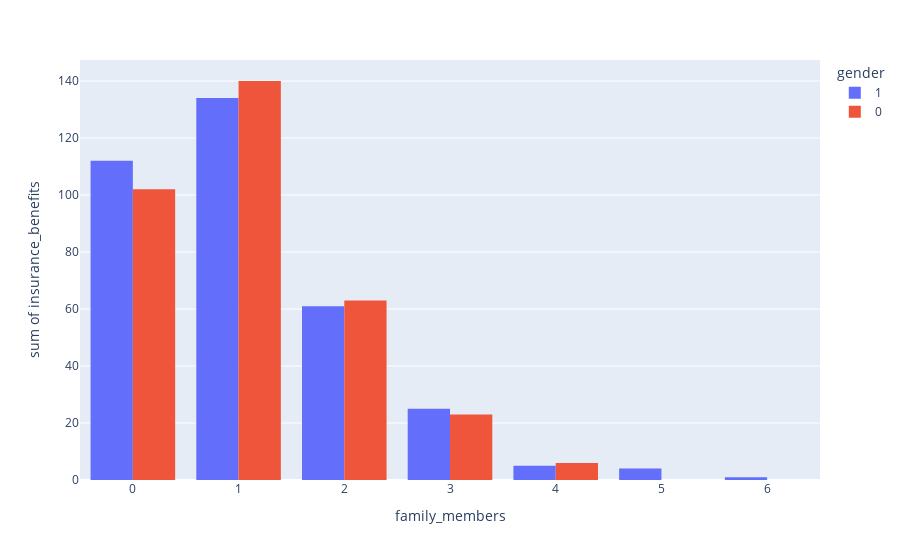

Notebook cell for this chart:
### Code cell
fig_1=px.histogram(data,x='family_members',y='insurance_benefits',color='gender',barmode='group')
fig_1.show()

### Figure 1 — Plotly figure (JSON) as saved in the notebook; plotly's stock layout.template omitted (floating-point values rounded to 4 significant figures; data arrays with more than 128 entries replaced by an {"elided": "..."} marker saying what was removed)
{"data": [{"alignmentgroup": "True", "bingroup": "x", "histfunc": "sum", "hovertemplate": "gender=1<br>family_members=%{x}<br>sum of insurance_benefits=%{y}<extra></extra>", "legendgroup": "1", "marker": {"color": "#636efa", "pattern": {"shape": ""}}, "name": "1", "offsetgroup": "1", "orientation": "v", "showlegend": true, "type": "histogram", "x": {"elided": "2471 int values"}, "xaxis": "x", "y": {"elided": "2471 int values"}, "yaxis": "y"}, {"alignmentgroup": "True", "bingroup": "x", "histfunc": "sum", "hovertemplate": "gender=0<br>family_members=%{x}<br>sum of insurance_benefits=%{y}<extra></extra>", "legendgroup": "0", "marker": {"color": "#EF553B", "pattern": {"shape": ""}}, "name": "0", "offsetgroup": "0", "orientation": "v", "showlegend": true, "type": "histogram", "x": {"elided": "2489 int values"}, "xaxis": "x", "y": {"elided": "2489 int values"}, "yaxis": "y"}], "layout": {"barmode": "group", "legend": {"title": {"text": "gender"}, "tracegroupgap": 0}, "margin": {"t": 60}, "xaxis": {"anchor": "y", "domain": [0, 1], "title": {"text": "family_members"}}, "yaxis": {"anchor": "x", "domain": [0, 1], "title": {"text": "sum of insurance_benefits"}}}}
